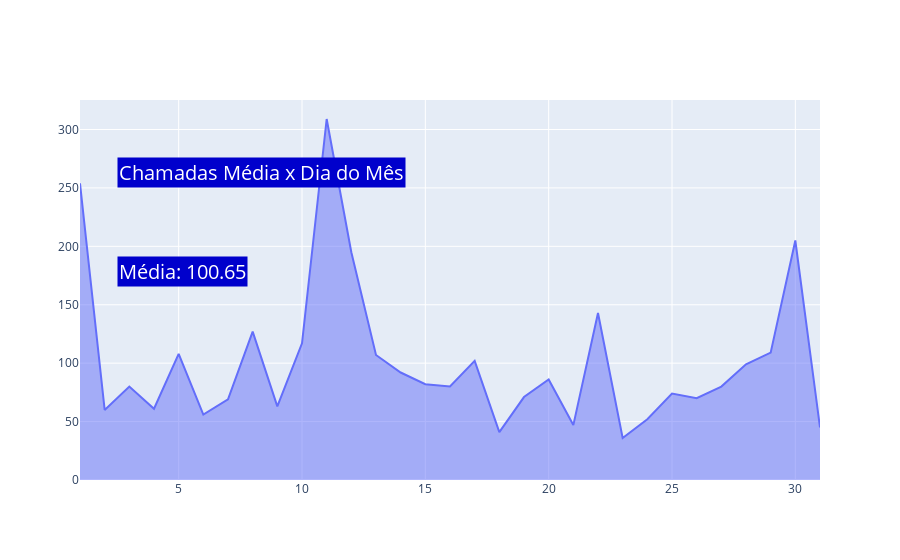

Source (notebook cell):
### Markdown cell above
Gráfico: Média de Chamadas x Dia do Mês
_______________________________________

### Code cell
#Agrupamos a quantidade de chamados por dia, representado pela coluna 'Chamadas Realizadas', por 'Dia', aplicando o seu index padrão com o 'reset.index()'
gpChamadasD = df.groupby('Dia')['Chamadas Realizadas'].sum().reset_index()

#Construímos um gráfico de linhas onde no eixo x temos o dia , representado pela coluna 'Dias, e, no eixo y temos a quantidade de chamadas realizadas, representadas pela colunas 'Chamadas Realizadas'.
grafChamadasD = go.Figure(
    go.Scatter(
        x = gpChamados['Dia'],
        y = gpChamados['Chamadas Realizadas'],
        mode = 'lines',
        fill = 'tonexty'
    )
)

#Adicionamos uma anotação, apenas para dar um título ao gráfico.
grafChamadasD.add_annotation(
    text = 'Chamadas Média x Dia do Mês',
    xref = "paper",
    yref = "paper",
    
    #Temos abaixo algumas configurações como de tamanho, cor da letra, alinhamento e o background da anotação
    font = dict (
        size = 20,
        color = 'white',
    ),
    align = "center",
    bgcolor = "rgba(0,0,0.8)",
    
    #Aqui é a posição da notação/título do gráfico.
    x = 0.05,
    y = 0.85,
    showarrow = False
)

#Adicionamos uma anotação com cálculo de média, para facilitar a visualização da informação, deixando esta média com duas casas decimais.
grafChamadasD.add_annotation(
    text =f"Média: {round(gpChamadasD['Chamadas Realizadas'].mean(), 2)}",
    xref = "paper",
    yref = "paper",
    font = dict(
                size = 20,
                color = 'white'
    ),
    align = "center",
    bgcolor = "rgba(0,0,0.8)",
    x = 0.05,
    y = 0.55,
    showarrow = False        
)

### Figure 1 — Plotly figure (JSON) as saved in the notebook; plotly's stock layout.template omitted (floating-point values rounded to 4 significant figures)
{"data": [{"fill": "tonexty", "mode": "lines", "type": "scatter", "x": [1, 2, 3, 4, 5, 6, 7, 8, 9, 10, 11, 12, 13, 14, 15, 16, 17, 18, 19, 20, 21, 22, 23, 24, 25, 26, 27, 28, 29, 30, 31], "y": [254, 60, 80, 61, 108, 56, 69, 127, 63, 117, 309, 195, 107, 92, 82, 80, 102, 41, 71, 86, 47, 143, 36, 52, 74, 70, 80, 99, 109, 205, 45]}], "layout": {"annotations": [{"align": "center", "bgcolor": "rgb(0, 0, 204)", "font": {"color": "white", "size": 20}, "showarrow": false, "text": "Chamadas Média x Dia do Mês", "x": 0.05, "xref": "paper", "y": 0.85, "yref": "paper"}, {"align": "center", "bgcolor": "rgb(0, 0, 204)", "font": {"color": "white", "size": 20}, "showarrow": false, "text": "Média: 100.65", "x": 0.05, "xref": "paper", "y": 0.55, "yref": "paper"}], "autosize": true, "xaxis": {"autorange": true, "range": [1, 31], "type": "linear"}, "yaxis": {"autorange": true, "range": [0, 325.3], "type": "linear"}}}
